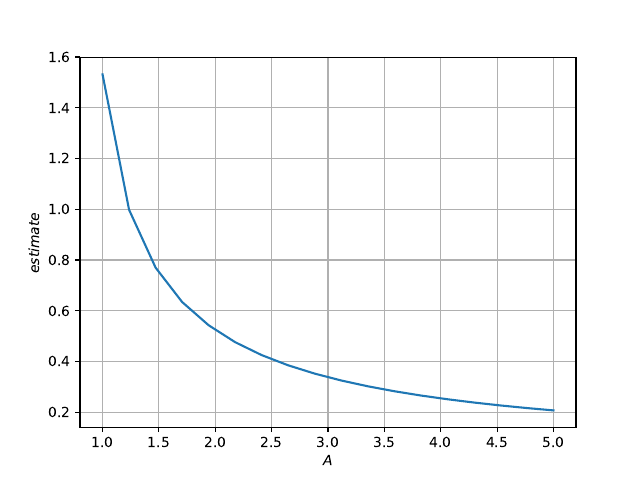

Here is the Python script that generated this plot:
import numpy as np
import matplotlib.pyplot as plt
import math

x = np.loadtxt('frequency.dat', dtype = 'double')


A = []
estimate = []
for i in range(0,18):
	A.append(x[i])
	
	
for i in range(0,18):
	estimate.append(x[i+18])
	
	
print(A)
print(estimate)

plt.grid(True, which = "both")
plt.plot(A,estimate)
plt.ylabel('$estimate$')
plt.xlabel('$A$')


plt.savefig('frequency.pdf')
plt.savefig('frequency.eps')


plt.show()
